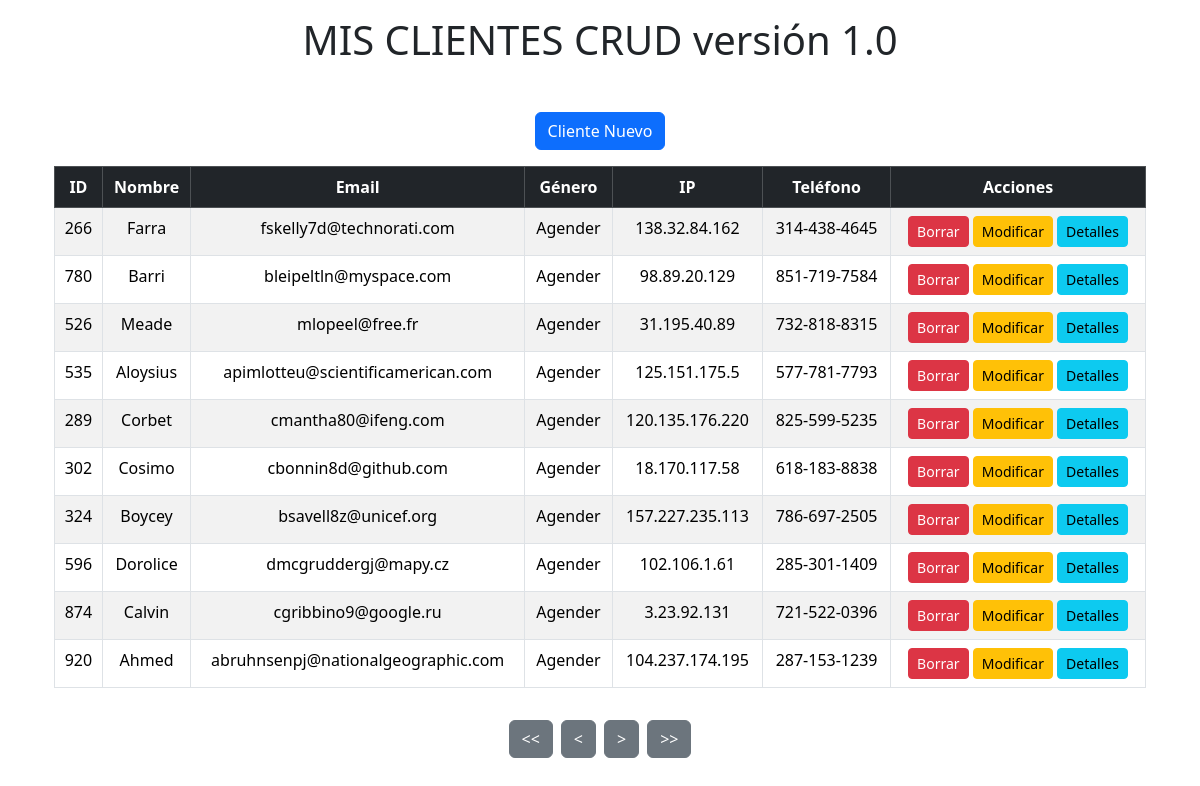
Screenshot of /?ordenar=gender (signed in) with the database file from the repository.
### tables this page shows
create table Clientes (
	id INT(8) auto_increment not null,
	first_name VARCHAR(50),
	last_name VARCHAR(50),
	email VARCHAR(50),
	gender VARCHAR(50),
	ip_address VARCHAR(20),
	telefono VARCHAR(50),
	CONSTRAINT pk_usuarios PRIMARY KEY(id)
);

### app/models/AccesoDatosPDO.php (called while the page is built, shortened)
<?php
class AccesoDatos {
    private static $modelo = null;
    private $dbh = null;
    public static function getModelo(){
        if (self::$modelo == null){
            self::$modelo = new AccesoDatos();
        }
        return self::$modelo;
    }
    private function __construct(){
        try {
            $dsn = "mysql:host=".DB_SERVER.";dbname=".DATABASE.";charset=utf8";
            $this->dbh = new PDO($dsn,DB_USER,DB_PASSWD);
            $this->dbh->setAttribute(PDO::ATTR_ERRMODE, PDO::ERRMODE_EXCEPTION);
        } catch (PDOException $e){
            echo "Error de conexión ".$e->getMessage();
            exit();
        }
    }
public function getClientes($primero, $cuantos, $orden = 'id'): array {
    $tuser = [];
    $query = "SELECT * FROM Clientes ORDER BY $orden LIMIT :primero, :cuantos";
    $stmt_usuarios = $this->dbh->prepare($query);
    $stmt_usuarios->bindValue(':primero', $primero, PDO::PARAM_INT);
    $stmt_usuarios->bindValue(':cuantos', $cuantos, PDO::PARAM_INT);
    $stmt_usuarios->setFetchMode(PDO::FETCH_CLASS, 'Cliente');
    if ($stmt_usuarios->execute()) {
        while ($user = $stmt_usuarios->fetch()) {
            $tuser[] = $user;
        }
    }
    return $tuser;
}
}

### app/models/Cliente.php (called while the page is built, shortened)
<?php
class Cliente {
   function __get($name)
   {
       if ( property_exists($this,$name)){
           return $this->$name;
       }
   }
}

### app/views/list.php (the view)
<div class="container mt-5">
    <form class="mb-3 text-center">
        <button type="submit" name="orden" value="Nuevo" class="btn btn-primary">
            Cliente Nuevo
        </button>
    </form>
    <div class="table-responsive">
        <table class="table table-bordered table-striped table-hover text-center">
            <thead class="table-dark">
                <tr>
                    <th><a href="?ordenar=id" class="text-decoration-none text-white">ID</a></th>
                    <th><a href="?ordenar=first_name" class="text-decoration-none text-white">Nombre</a></th>
                    <th><a href="?ordenar=email" class="text-decoration-none text-white">Email</a></th>
                    <th><a href="?ordenar=gender" class="text-decoration-none text-white">Género</a></th>
                    <th><a href="?ordenar=ip_address" class="text-decoration-none text-white">IP</a></th>
                    <th><a href="?ordenar=telefono" class="text-decoration-none text-white">Teléfono</a></th>
                    <th colspan="1">Acciones</th>
                </tr>
            </thead>
            <tbody>
                <?php foreach ($tclientes as $cli): ?>
                    <tr>
                        <td><?= $cli->id ?></td>
                        <td><?= $cli->first_name ?></td>
                        <td><?= $cli->email ?></td>
                        <td><?= $cli->gender ?></td>
                        <td><?= $cli->ip_address ?></td>
                        <td><?= $cli->telefono ?></td>
                        <td>
                            <a href="#" onclick="confirmarBorrar('<?= $cli->first_name ?>','<?= $cli->id ?>');" class="btn btn-danger btn-sm">
                                Borrar
                            </a>
                            <a href="?orden=Modificar&id=<?= $cli->id ?>" class="btn btn-warning btn-sm">
                                Modificar
                            </a>
                            <a href="?orden=Detalles&id=<?= $cli->id ?>" class="btn btn-info btn-sm">
                                Detalles
                            </a>
                        </td>
                    </tr>
                <?php endforeach; ?>
            </tbody>
        </table>
    </div>
    <form class="d-flex justify-content-center mt-3">
        <button name="nav" value="Primero" class="btn btn-secondary mx-1">
            <<
                </button>
                <button name="nav" value="Anterior" class="btn btn-secondary mx-1">
                    <
                        </button>
                        <button name="nav" value="Siguiente" class="btn btn-secondary mx-1">></button>
                        <button name="nav" value="Ultimo" class="btn btn-secondary mx-1">>></button>
    </form>

### rows the page displays
clientes: id "266", first_name "Farra", email "fskelly7d@technorati.com", gender "Agender", ip_address "138.32.84.162", telefono "314-438-4645"
clientes: id "780", first_name "Barri", email "bleipeltln@myspace.com", gender "Agender", ip_address "98.89.20.129", telefono "851-719-7584"
clientes: id "526", first_name "Meade", email "mlopeel@free.fr", gender "Agender", ip_address "31.195.40.89", telefono "732-818-8315"
clientes: id "535", first_name "Aloysius", email "apimlotteu@scientificamerican.com", gender "Agender", ip_address "125.151.175.5", telefono "577-781-7793"
clientes: id "289", first_name "Corbet", email "cmantha80@ifeng.com", gender "Agender", ip_address "120.135.176.220", telefono "825-599-5235"
clientes: id "302", first_name "Cosimo", email "cbonnin8d@github.com", gender "Agender", ip_address "18.170.117.58", telefono "618-183-8838"
clientes: id "324", first_name "Boycey", email "bsavell8z@unicef.org", gender "Agender", ip_address "157.227.235.113", telefono "786-697-2505"
clientes: id "596", first_name "Dorolice", email "dmcgruddergj@mapy.cz", gender "Agender", ip_address "102.106.1.61", telefono "285-301-1409"
clientes: id "874", first_name "Calvin", email "cgribbino9@google.ru", gender "Agender", ip_address "3.23.92.131", telefono "721-522-0396"
clientes: id "920", first_name "Ahmed", email "abruhnsenpj@nationalgeographic.com", gender "Agender", ip_address "104.237.174.195", telefono "287-153-1239"
